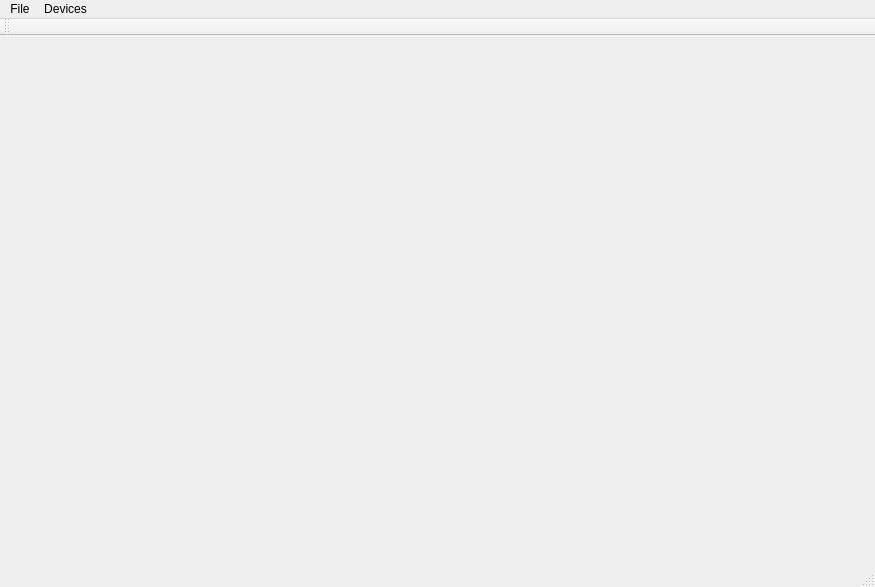
<?xml version="1.0" encoding="UTF-8"?>
<ui version="4.0">
 <class>MainWindow</class>
 <widget class="QMainWindow" name="MainWindow">
  <property name="geometry">
   <rect>
    <x>0</x>
    <y>0</y>
    <width>875</width>
    <height>587</height>
   </rect>
  </property>
  <property name="windowTitle">
   <string>Hallos Inspecting Tool</string>
  </property>
  <widget class="QWidget" name="centralWidget">
   <layout class="QVBoxLayout" name="verticalLayout">
    <item>
     <widget class="QCameraViewfinder" name="viewfinder" native="true"/>
    </item>
   </layout>
  </widget>
  <widget class="QMenuBar" name="menuBar">
   <property name="geometry">
    <rect>
     <x>0</x>
     <y>0</y>
     <width>875</width>
     <height>20</height>
    </rect>
   </property>
   <widget class="QMenu" name="menuFile">
    <property name="title">
     <string>File</string>
    </property>
   </widget>
   <widget class="QMenu" name="menuDevices">
    <property name="title">
     <string>Devices</string>
    </property>
   </widget>
   <addaction name="menuFile"/>
   <addaction name="menuDevices"/>
  </widget>
  <widget class="QToolBar" name="mainToolBar">
   <attribute name="toolBarArea">
    <enum>TopToolBarArea</enum>
   </attribute>
   <attribute name="toolBarBreak">
    <bool>false</bool>
   </attribute>
  </widget>
  <widget class="QStatusBar" name="statusBar"/>
 </widget>
 <layoutdefault spacing="6" margin="11"/>
 <customwidgets>
  <customwidget>
   <class>QCameraViewfinder</class>
   <extends>QWidget</extends>
   <header>qcameraviewfinder.h</header>
   <container>1</container>
  </customwidget>
 </customwidgets>
 <resources/>
 <connections/>
</ui>
